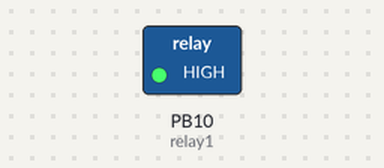
A sketch run on a simulated STM32 Blue Pill. Parts: switched loads named in the sketch (green lamp = pin HIGH). Dashed ring = blinking.

Above: at 0.2 s.
Timing chart, 0 to 3.0 s (numbered marks = the images above):
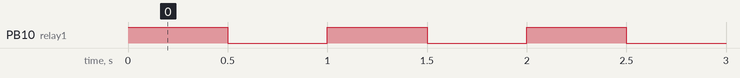

The sketch:

9.Output_Relay.ino
```cpp
/*/
 * A9  to RX USBTTL (Serial1 TX)
 * A10 to TX USBTTL (Serial1 RX)
 * Tekan Reset sebelum Upload
 * Pilih Board    :fake STM32F10
 * Upload methode :Serial
 */

//Inisialisasi pembuatan variable
int relay1=PB10;

void setup() {
  //Menentukan Fungsionalitas dari PIN pada Microcontroller
  Serial.begin(115200); //baudrate yang digunakan untuk komunikasi microcontroller dengan komputer
  pinMode(relay1,OUTPUT);
}

void loop() {
  //Program yang akan dijalankan berulang-ulang
  digitalWrite (relay1,HIGH);
  delay(500); //Jeda waktu perulagan seama 500 mili detik
  digitalWrite (relay1,LOW);
  delay(500); //Jeda waktu perulagan seama 500 mili detik
}
```

Measured:
- by itself, PB10 (relay1): alternates HIGH for 0.50 s and LOW for 0.50 s
